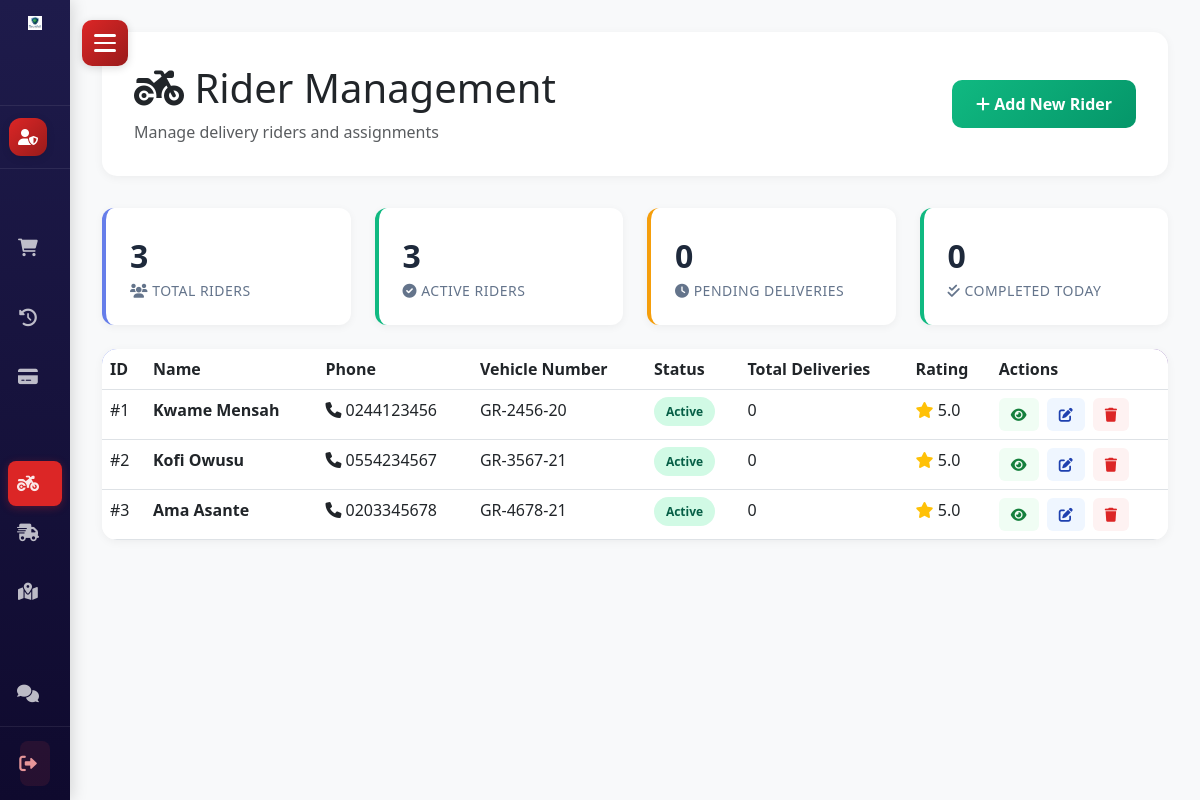
Screenshot of /admin/rider_management.php (signed in) with the database file from the repository.
### tables this page shows
CREATE TABLE `riders` (
  `rider_id` int(11) NOT NULL,
  `rider_name` varchar(200) NOT NULL,
  `rider_phone` varchar(20) NOT NULL,
  `rider_email` varchar(100) DEFAULT NULL,
  `rider_license` varchar(50) DEFAULT NULL,
  `vehicle_number` varchar(50) DEFAULT NULL,
  `rider_address` text DEFAULT NULL,
  `rider_latitude` decimal(10,8) DEFAULT NULL,
  `rider_longitude` decimal(11,8) DEFAULT NULL,
  `status` enum('active','inactive','busy') DEFAULT 'active',
  `total_deliveries` int(11) DEFAULT 0,
  `rating` decimal(3,2) DEFAULT 5.00,
  `created_at` timestamp NOT NULL DEFAULT current_timestamp(),
  `updated_at` timestamp NULL DEFAULT NULL ON UPDATE current_timestamp()
);

### settings/db_class.php (called while the page is built, shortened)
<?php
class db_connection {
    public $db;
    public function db_connect() {
        try {
            $this->db = new mysqli(SERVER, USERNAME, PASSWD, DATABASE);
            $this->db->set_charset("utf8");
            return true;
        } catch (Exception $e) {
            error_log("Database connection error: " . $e->getMessage());
            die("Database connection failed. Please try again later.");
        }
    }
    public function db_conn() {
        return $this->db;
    }
}

### controllers/rider_controller.php (called while the page is built, shortened)
<?php
require_once(__DIR__ . '/../classes/rider_class.php');
function get_all_riders_ctr() {
    $rider = new Rider();
    return $rider->get_all_riders();
}
function get_delivery_statistics_ctr() {
    $rider = new Rider();
    return $rider->get_delivery_statistics();
}
?>

### classes/rider_class.php (called while the page is built, shortened)
<?php
require_once(__DIR__ . '/../settings/db_class.php');
class Rider extends db_connection {
    public function get_all_riders() {
        $sql = "SELECT * FROM riders ORDER BY created_at DESC";
        $result = $this->db_conn()->query($sql);
        return $result ? $result->fetch_all(MYSQLI_ASSOC) : [];
    }
    public function get_delivery_statistics() {
        $sql = "SELECT
                    COUNT(*) as total_deliveries,
                    COUNT(CASE WHEN status = 'assigned' THEN 1 END) as pending,
                    COUNT(CASE WHEN status = 'picked_up' THEN 1 END) as picked_up,
                    COUNT(CASE WHEN status = 'in_transit' THEN 1 END) as in_transit,
                    COUNT(CASE WHEN status = 'delivered' THEN 1 END) as delivered,
                    COUNT(CASE WHEN status = 'cancelled' THEN 1 END) as cancelled,
                    SUM(delivery_fee) as total_fees,
                    AVG(customer_rating) as avg_rating
                FROM delivery_assignments";
        $result = $this->db_conn()->query($sql);
        return $result ? $result->fetch_assoc() : null;
    }
}
?>

### admin/rider_management.php (the view, shortened to what this page needs)
<?php
require_once('../controllers/rider_controller.php');
$riders = get_all_riders_ctr();
$delivery_stats = get_delivery_statistics_ctr();
?>
<!DOCTYPE html>
<html lang="en">
<head>
    <link href="https://cdn.jsdelivr.net/npm/bootstrap@5.3.0/dist/css/bootstrap.min.css" rel="stylesheet">
    <link rel="stylesheet" href="https://cdnjs.cloudflare.com/ajax/libs/font-awesome/6.0.0/css/all.min.css">
    <link rel="stylesheet" href="../css/sidebar.css?v=2.2">
</head>
<body>
    <?php include('../view/components/sidebar_super_admin.php'); ?>
    <div class="main-content">
        <div class="page-header">
            <div class="d-flex justify-content-between align-items-center">
                <div>
                    <h1 class="mb-2"><i class="fas fa-motorcycle"></i> Rider Management</h1>
                    <p class="text-muted mb-0">Manage delivery riders and assignments</p>
                </div>
                <button class="btn-add-rider" data-bs-toggle="modal" data-bs-target="#addRiderModal">
                    <i class="fas fa-plus"></i> Add New Rider
                </button>
            </div>
        </div>
        <div class="row g-4 mb-4">
            <div class="col-md-3">
                <div class="stats-card">
                    <div class="stats-number"><?php echo count($riders); ?></div>
                    <div class="stats-label"><i class="fas fa-users"></i> Total Riders</div>
                </div>
            </div>
            <div class="col-md-3">
                <div class="stats-card success">
                    <div class="stats-number"><?php echo count(array_filter($riders, fn($r) => $r['status'] == 'active')); ?></div>
                    <div class="stats-label"><i class="fas fa-check-circle"></i> Active Riders</div>
                </div>
            </div>
            <div class="col-md-3">
                <div class="stats-card warning">
                    <div class="stats-number"><?php echo $delivery_stats['pending'] ?? 0; ?></div>
                    <div class="stats-label"><i class="fas fa-clock"></i> Pending Deliveries</div>
                </div>
            </div>
            <div class="col-md-3">
                <div class="stats-card success">
                    <div class="stats-number"><?php echo $delivery_stats['delivered'] ?? 0; ?></div>
                    <div class="stats-label"><i class="fas fa-check-double"></i> Completed Today</div>
                </div>
            </div>
        </div>
        <div class="riders-table">
            <table class="table table-hover">
                <thead>
                    <tr>
                        <th>ID</th>
                        <th>Name</th>
                        <th>Phone</th>
                        <th>Vehicle Number</th>
                        <th>Status</th>
                        <th>Total Deliveries</th>
                        <th>Rating</th>
                        <th>Actions</th>
                    </tr>
                </thead>
                <tbody>
                    <?php if (empty($riders)): ?>
                        <tr>
                            <td colspan="8" class="text-center py-5">
                                <i class="fas fa-motorcycle fa-3x text-muted mb-3"></i>
                                <p class="text-muted">No riders found. Add your first rider to get started.</p>
                            </td>
                        </tr>
                    <?php else: ?>
                        <?php foreach ($riders as $rider): ?>
                            <tr>
                                <td>#<?php echo $rider['rider_id']; ?></td>
                                <td><strong><?php echo htmlspecialchars($rider['rider_name']); ?></strong></td>
                                <td><i class="fas fa-phone me-1"></i><?php echo htmlspecialchars($rider['rider_phone']); ?></td>
                                <td><?php echo htmlspecialchars($rider['vehicle_number']); ?></td>
                                <td>
                                    <span class="status-badge status-<?php echo $rider['status']; ?>">
                                        <?php echo ucfirst($rider['status']); ?>
                                    </span>
                                </td>
                                <td><?php echo $rider['total_deliveries']; ?></td>
                                <td>
                                    <i class="fas fa-star text-warning"></i>
                                    <?php echo number_format($rider['rating'], 1); ?>
                                </td>
                                <td>
                                    <button class="action-btn btn-view me-1" onclick="viewRider(<?php echo $rider['rider_id']; ?>)" title="View Details">
                                        <i class="fas fa-eye"></i>
                                    </button>
                                    <button class="action-btn btn-edit me-1" onclick="editRider(<?php echo $rider['rider_id']; ?>)" title="Edit">
                                        <i class="fas fa-edit"></i>
                                    </button>
                                    <button class="action-btn btn-delete" onclick="deleteRider(<?php echo $rider['rider_id']; ?>)" title="Delete">
                                        <i class="fas fa-trash"></i>
                                    </button>
                                </td>
                            </tr>
                        <?php endforeach; ?>
                    <?php endif; ?>
                </tbody>
            </table>
        </div>
    </div>
</body>
</html>

### css/sidebar.css (style rules this page uses)
:root { --sidebar-width: 280px; --sidebar-collapsed-width: 70px; --hamburger-width: 60px; --transition-speed: 0.3s; --super-admin-bg-start: #1e1b4b; --super-admin-bg-end: #0f0a2e; --super-admin-accent: #dc2626; --super-admin-hover: #2d2560; --super-admin-text: #e0e7ff; --pharmacy-bg-start: #064e3b; --pharmacy-bg-end: #022c22; --pharmacy-accent: #10b981; --pharmacy-hover: #065f46; --pharmacy-text: #d1fae5; --customer-bg-start: #4c1d95; --customer-bg-end: #2e1065; --customer-accent: #8b5cf6; --customer-hover: #6d28d9; --customer-text: #e9d5ff; }
* { margin: 0; padding: 0; box-sizing: border-box; }
body { font-family: 'Inter', 'Segoe UI', Tahoma, Geneva, Verdana, sans-serif; background-color: #f8fafc; }
.main-content { margin-left: var(--sidebar-width); padding: 2rem; min-height: 100vh; transition: margin-left var(--transition-speed) ease; }
.sidebar.collapsed ~ .main-content { margin-left: var(--sidebar-collapsed-width); }
.mb-2 { margin-bottom: 1rem; }

### admin/rider_management.php (style rules this page uses)
:root { --primary-color: #667eea; --success-color: #10b981; --danger-color: #ef4444; --warning-color: #f59e0b; }
body { background: #f8f9fa; font-family: 'Segoe UI', Tahoma, Geneva, Verdana, sans-serif; }
.main-content { margin-left: 280px; padding: 2rem; }
.page-header { background: white; padding: 2rem; border-radius: 15px; box-shadow: 0 2px 10px rgba(0,0,0,0.05); margin-bottom: 2rem; }
.stats-card { background: white; padding: 1.5rem; border-radius: 12px; box-shadow: 0 2px 8px rgba(0,0,0,0.05); border-left: 4px solid var(--primary-color); }
.stats-card.success { border-left-color: var(--success-color); }
.stats-card.warning { border-left-color: var(--warning-color); }
.stats-number { font-size: 2rem; font-weight: 700; color: #1e293b; }
.stats-label { color: #64748b; font-size: 0.875rem; text-transform: uppercase; letter-spacing: 0.5px; }
.riders-table { background: white; border-radius: 15px; box-shadow: 0 2px 10px rgba(0,0,0,0.05); overflow: hidden; }
.table { margin-bottom: 0; }
.table thead { background: linear-gradient(135deg, var(--primary-color), #764ba2); color: white; }
.status-badge { padding: 0.35rem 0.75rem; border-radius: 20px; font-size: 0.75rem; font-weight: 600; }
.status-active { background: #d1fae5; color: #065f46; }
.btn-add-rider { background: linear-gradient(135deg, var(--success-color), #059669); color: white; border: none; padding: 0.75rem 1.5rem; border-radius: 10px; font-weight: 600; transition: all 0.3s ease; }
.action-btn { padding: 0.375rem 0.75rem; border-radius: 6px; border: none; font-size: 0.875rem; cursor: pointer; transition: all 0.2s; }
.btn-edit { background: #eff6ff; color: #1e40af; }
.btn-delete { background: #fef2f2; color: #dc2626; }
.btn-view { background: #f0fdf4; color: #15803d; }

### rows the page displays
riders: rider_id "1", rider_name "Kwame Mensah", rider_phone "0244123456", vehicle_number "GR-2456-20", status "Active", total_deliveries "0", rating "5.0"
riders: rider_id "2", rider_name "Kofi Owusu", rider_phone "0554234567", vehicle_number "GR-3567-21", status "Active", total_deliveries "0", rating "5.0"
riders: rider_id "3", rider_name "Ama Asante", rider_phone "0203345678", vehicle_number "GR-4678-21", status "Active", total_deliveries "0", rating "5.0"

### other values shown
count($riders) "3"
count(array_filter($riders, fn($r) => $r['status'] == 'active')) "3"
$delivery_stats['pending'] "0"
$delivery_stats['delivered'] "0"
